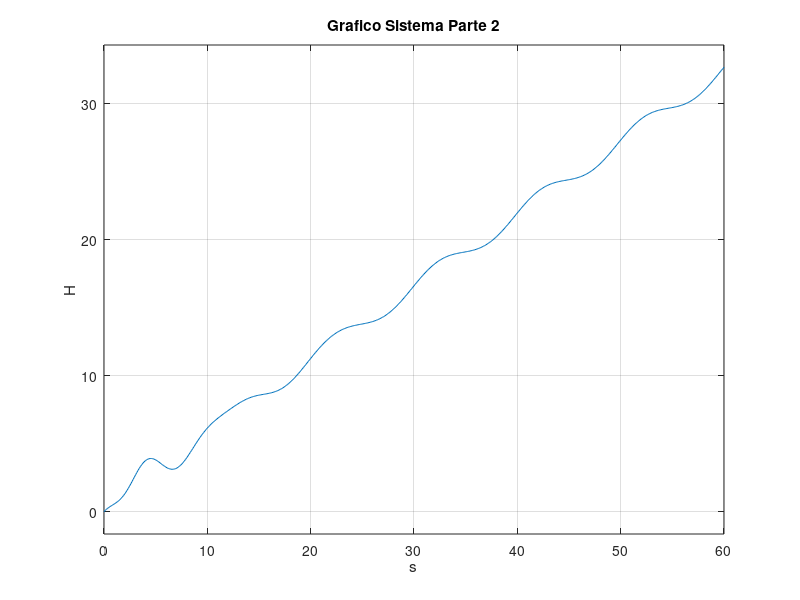

This chart was generated by the following MATLAB code:
% Parte 2

% Parámetro "s"
s = tf("s");

% Funciones
H1 = (4*s)/(10*s^2 + 4);
H2 = 3/(6*s + 16);
H3 = (4*s + 10)/(4*s^3 + 9*s^2 + 5*s);
H4 = 1/(7*s + 10);
H5 = (8*s + 8)/(s^3 + 2*s^2 + 3*s);
H6 = (3*s + 2)/(5*s^2 + 7*s + 10);

H1_H2_Paralelo = H1 + H2;
Lazo_Cerrado_H3 = feedback(H3, 1, -1); % Se desconoce el signo, se asume negativo

% Conección en serie lazo cerrado H3 con H4
Lazo_Cerrado_H3H4 = Lazo_Cerrado_H3 * H4;
% Conección en serie lazo cerrado H3 con H5
Lazo_Cerrado_H3H5 = Lazo_Cerrado_H3 * H5;

% Suma de lo anterior
Suma_LCH3H4_LCH3H5 = Lazo_Cerrado_H3H4 + Lazo_Cerrado_H3H5;

% Conección en serie de lo anterior con H6
Serie_H3H4H5_H6 = Suma_LCH3H4_LCH3H5 * H6;

% Suma H1 y H2 Paralelos con Serie_H3H4H5_H6
salida = H1_H2_Paralelo + Serie_H3H4H5_H6;

% Sistema Salida
display(salida);

% Grafico Lazo Abierto H1
figure(5);
step(salida);
title("Grafico Sistema Parte 2");
grid("on");
xlabel("s");
ylabel("H");

% Ceros
ceros_sistema_salida = zero(salida);

% Polos
polos_sistema_salida = pole(salida);
